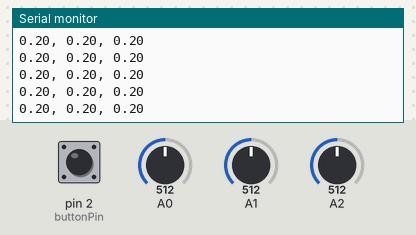
Bench run of a sketch on a simulated Arduino Uno, built with avr-gcc and run on an emulated ATmega328P. On the bench: the last lines printed to the serial monitor. The inputs (shaded band) are chosen by the test bench; at power-on: A0 = 512, A1 = 512, pin 2 (buttonPin) HIGH, A2 = 512.

Above: at 1.2 s.
1.3 s: A0 set to 716
At 1.35 s:
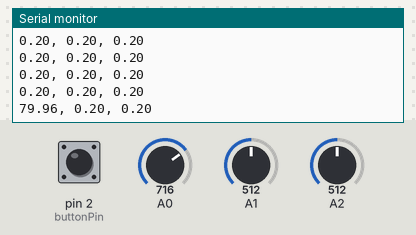
4.3 s: A1 set to 716
At 4.31 s:
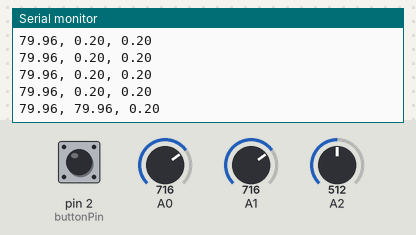
5.8 s: pin 2 (buttonPin) pulled LOW for 0.15 s
At 5.82 s:
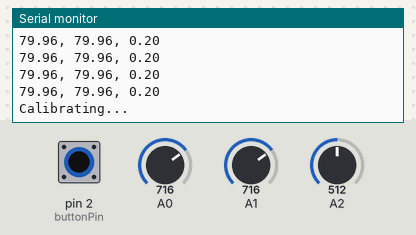
8.9 s: pin 2 (buttonPin) pulled LOW for 1 s
12.9 s: A2 set to 716
At 12.95 s:
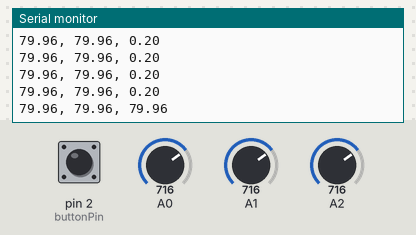
15.9 s: pin 2 (buttonPin) pulled LOW for 1 s
At 15.91 s:
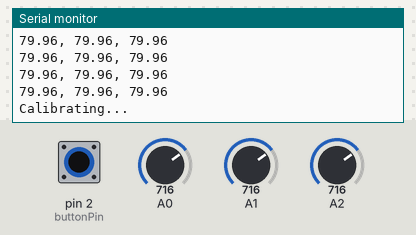

The sketch:

ADXL.ino
```cpp
#include <SoftwareSerial.h>

const int xInput = A0;
const int yInput = A1;
const int zInput = A2;
const int buttonPin = 2;

// Make sure these two variables are correct for your setup
int scale = 200; // 3 (±3g) for ADXL337, 200 (±200g) for ADXL377
boolean micro_is_5V = false; // Set to true if using a 5V microcontroller such as the Arduino Uno, false if using a 3.3V microcontroller, this affects the interpretation of the sensor data

// Raw Ranges:
// initialize to mid-range and allow calibration to
// find the minimum and maximum for each axis
int xRawMin = 0;
int xRawMax = 1024;

int yRawMin = 0;
int yRawMax = 1024;

int zRawMin = 0;
int zRawMax = 1024;

// Take multiple samples to reduce noise
const int sampleSize = 10;

void setup()
{
 analogReference(EXTERNAL);
 Serial.begin(9600);

 AutoCalibrate(ReadAxis(xInput),ReadAxis(yInput),ReadAxis(zInput));

 Serial.print("X,");
 Serial.print("Y,");
 Serial.println("Z");
}

void loop()
{
 int rawX = ReadAxis(xInput);
 int rawY = ReadAxis(yInput);
 int rawZ = ReadAxis(zInput);

 if (digitalRead(buttonPin) == LOW)
 {
   AutoCalibrate(rawX, rawY, rawZ);
 }

 else
 {
  //    Serial.print("Raw Ranges: X: ");
  //    Serial.print(xRawMin);
  //    Serial.print("-");
  //    Serial.print(xRawMax);

  //    Serial.print(", Y: ");
  //    Serial.print(yRawMin);
  //    Serial.print("-");
  //    Serial.print(yRawMax);

  //    Serial.print(", Z: ");
  //    Serial.print(zRawMin);
  //    Serial.print("-");
  //    Serial.print(zRawMax);

  //    Serial.println();
  //    Serial.print(xRaw);
  //    Serial.print(", ");
  //    Serial.print(yRaw);
  //    Serial.print(", ");
  //    Serial.print(zRaw);

  // Scale accelerometer ADC readings into common units
  // Scale map depends on if using a 5V or 3.3V microcontroller
  float scaledX, scaledY, scaledZ; // Scaled values for each axis
  if (micro_is_5V) // Microcontroller runs off 5V
  {
    scaledX = mapf(rawX, 0, 675, -scale, scale); // 3.3/5 * 1023 =~ 675
    scaledY = mapf(rawY, 0, 675, -scale, scale);
    scaledZ = mapf(rawZ, 0, 675, -scale, scale);
  }
  else // Microcontroller runs off 3.3V
  {
    scaledX = mapf(rawX, 0, 1023, -scale, scale);
    scaledY = mapf(rawY, 0, 1023, -scale, scale);
    scaledZ = mapf(rawZ, 0, 1023, -scale, scale);
  }

   Serial.print(scaledX);
   Serial.print(", ");
   Serial.print(scaledY);
   Serial.print(", ");
   Serial.print(scaledZ);
   Serial.println("");

   delay(50);
 }
}

int ReadAxis(int axisPin)
{
 long reading = 0;
 analogRead(axisPin);
 delay(1);
 for (int i = 0; i < sampleSize; i++)
 {
   reading += analogRead(axisPin);
 }
 return reading/sampleSize;
}

// Same functionality as Arduino's standard map function, except using floats
float mapf(float x, float in_min, float in_max, float out_min, float out_max)
{
  return (x - in_min) * (out_max - out_min) / (in_max - in_min) + out_min;
}

void AutoCalibrate(int xRaw, int yRaw, int zRaw)
{
 Serial.println("Calibrating...");
 if (xRaw < xRawMin)
 {
   xRawMin = xRaw;
 }
 if (xRaw > xRawMax)
 {
   xRawMax = xRaw;
 }

 if (yRaw < yRawMin)
 {
   yRawMin = yRaw;
 }
 if (yRaw > yRawMax)
 {
   yRawMax = yRaw;
 }

 if (zRaw < zRawMin)
 {
   zRawMin = zRaw;
 }
 if (zRaw > zRawMax)
 {
   zRawMax = zRaw;
 }
}

//#include <SD.h>
//#include <SPI.h>
//#define FILENAME "log.csv"
//
//const int buttonPin = 2;
//
//CSVFile csv;
//SdFat sd;
////PrintFile output = createWriter(FILENAME);
//
//int scale = 200; // +/- 200g (ADXL377)
//boolean micro_is_5V = true; // what kinda microcontroller are we using? check voltage
//// ^Set to true if using a 5V microcontroller such as the Arduino Uno, false if using
//// a 3.3V microcontroller, this affects the interpretation of the sensor data
//
//
//void initSdFile()
//{
// if (sd.exists(FILENAME) && !sd.remove(FILENAME))
// {
//   Serial.println("Failed init remove file");
//   return;
// }
// if (!csv.open(FILENAME, O_RDWR | O_CREAT)) {
//   Serial.println("Failed open file");
// }
//}
//
//void loop()
//{
//  // Get raw accelerometer data for each axis
//  int rawX = analogRead(A0);
//  int rawY = analogRead(A1);
//  int rawZ = analogRead(A2);
//
//  // initSdFile();
//
//  // csv.open(FILENAME);
//  //  csv.write(rawX);
//  //  csv.write(rawY);
//  //  csv.write(rawZ);
//  //  csv.write("\n");
//  //  csv.close();
//
//  // Scale accelerometer ADC readings into common units
//  // Scale map depends on if using a 5V or 3.3V microcontroller
//  float scaledX, scaledY, scaledZ; // Scaled values for each axis
//  if (micro_is_5V) // Microcontroller runs off 5V
//  {
//    scaledX = mapf(rawX, 0, 675, -scale, scale); // 3.3/5 * 1023 =~ 675
//    scaledY = mapf(rawY, 0, 675, -scale, scale);
//    scaledZ = mapf(rawZ, 0, 675, -scale, scale);
//  }
//  else // Microcontroller runs off 3.3V
//  {
//    scaledX = mapf(rawX, 0, 1023, -scale, scale);
//    scaledY = mapf(rawY, 0, 1023, -scale, scale);
//    scaledZ = mapf(rawZ, 0, 1023, -scale, scale);
//  }
//
//  // Print out raw X,Y,Z accelerometer readings
//  Serial.print("X: "); Serial.println(rawX);
//  Serial.print("Y: "); Serial.println(rawY);
//  Serial.print("Z: "); Serial.println(rawZ);
//  Serial.println();
//
//  // Print out scaled X,Y,Z accelerometer readings
//  Serial.print("X: "); Serial.print(scaledX); Serial.println(" g");
//  Serial.print("Y: "); Serial.print(scaledY); Serial.println(" g");
//  Serial.print("Z: "); Serial.print(scaledZ); Serial.println(" g");
//  Serial.println();
//
//  //saveData(scaledX,scaledY,scaledZ);
//
//  //output.Read
//
//  delay(2000); // Minimum delay of 2 milliseconds between sensor reads (500 Hz)
//  File csvFile = SD.open(FILENAME, FILE_WRITE);
//  if(csvFile)
//  {
//    csvFile.print("thisIsInColumnOneRowOne");
//    csvFile.print(",");
//    csvFile.println("thisIsInColumnTwoRowOne");
//
//    csvFile.print("thisIsInColumnOneRowTwo");
//    csvFile.print(",");
//    csvFile.println("thisIsInColumnTwoRowTwo");
//
//    csvFile.close();
//  }
//}
//
//// Same functionality as Arduino's standard map function, except using floats
//float mapf(float x, float in_min, float in_max, float out_min, float out_max)
//{
//  return (x - in_min) * (out_max - out_min) / (in_max - in_min) + out_min;
//}
//

/*
_/﹋\_
(҂`_´)
<,︻╦╤─ ҉ - -  SAY HELLO TO MY LIL FRIEND!!!
_/﹋\_
*/
```

Calibrate_ADXL.ino
```cpp
///*===================================================================
//Calibration Sketch
//One-time run to set up the ADXL377 board (drop calibration necessary)
//===================================================================*/
//
//const int xInput = A0;
//const int yInput = A1;
//const int zInput = A2;
//const int buttonPin = 2;
//
//// Raw Ranges:
//// initialize to mid-range and allow calibration to
//// find the minimum and maximum for each axis
//int xRawMin = 512;
//int xRawMax = 512;
//
//int yRawMin = 512;
//int yRawMax = 512;
//
//int zRawMin = 512;
//int zRawMax = 512;
//
//// Take multiple samples to reduce noise
//const int sampleSize = 25;
//
//void setup()
//{
// analogReference(EXTERNAL);
// Serial.begin(9600);
//}
//
//void loop()
//{
// int xRaw = ReadAxis(xInput);
// int yRaw = ReadAxis(yInput);
// int zRaw = ReadAxis(zInput);
//
// if (digitalRead(buttonPin) == LOW)
// {
//   AutoCalibrate(xRaw, yRaw, zRaw);
// }
// else
// {
//   Serial.print("Raw Ranges: X: ");
//   Serial.print(xRawMin);
//   Serial.print("-");
//   Serial.print(xRawMax);
//
//   Serial.print(", Y: ");
//   Serial.print(yRawMin);
//   Serial.print("-");
//   Serial.print(yRawMax);
//
//   Serial.print(", Z: ");
//   Serial.print(zRawMin);
//   Serial.print("-");
//   Serial.print(zRawMax);
//
//   Serial.println();
//   Serial.print(xRaw);
//   Serial.print(", ");
//   Serial.print(yRaw);
//   Serial.print(", ");
//   Serial.print(zRaw);
//
//   // Convert raw values to 'milli-Gs"
//   long xScaled = map(xRaw, xRawMin, xRawMax, -1000, 1000);
//   long yScaled = map(yRaw, yRawMin, yRawMax, -1000, 1000);
//   long zScaled = map(zRaw, zRawMin, zRawMax, -1000, 1000);
//
//   // re-scale to fractional Gs
//   float xAccel = xScaled / 1000.0;
//   float yAccel = yScaled / 1000.0;
//   float zAccel = zScaled / 1000.0;
//
//   Serial.print(" :: ");
//   Serial.print(xAccel);
//   Serial.print("G, ");
//   Serial.print(yAccel);
//   Serial.print("G, ");
//   Serial.print(zAccel);
//   Serial.println("G");
//
// delay(500);
// }
//}
//
////
//// Read "sampleSize" samples and report the average
////
//int ReadAxis(int axisPin)
//{
// long reading = 0;
// analogRead(axisPin);
// delay(1);
// for (int i = 0; i < sampleSize; i++)
// {
//   reading += analogRead(axisPin);
// }
// return reading/sampleSize;
//}
//
////
//// Find the extreme raw readings from each axis
////
//void AutoCalibrate(int xRaw, int yRaw, int zRaw)
//{
// Serial.println("Calibrate");
// if (xRaw < xRawMin)
// {
//   xRawMin = xRaw;
// }
// if (xRaw > xRawMax)
// {
//   xRawMax = xRaw;
// }
//
// if (yRaw < yRawMin)
// {
//   yRawMin = yRaw;
// }
// if (yRaw > yRawMax)
// {
//   yRawMax = yRaw;
// }
//
// if (zRaw < zRawMin)
// {
//   zRawMin = zRaw;
// }
// if (zRaw > zRawMax)
// {
//   zRawMax = zRaw;
// }
//}
//
//// ===================================================================
//// End Calibration Sketch
//// ===================================================================
```

Measured:
- after the input at 1.3 s, the serial monitor: prints a new line after 0.05 s (image 1)
- after the input at 4.3 s, the serial monitor: prints a new line at once (image 2)
- after the input at 5.8 s, the serial monitor: prints a new line at once (image 3)
- after the input at 12.9 s, the serial monitor: prints a new line at once (image 4)
- after the input at 15.9 s, the serial monitor: prints a new line at once (image 5)
